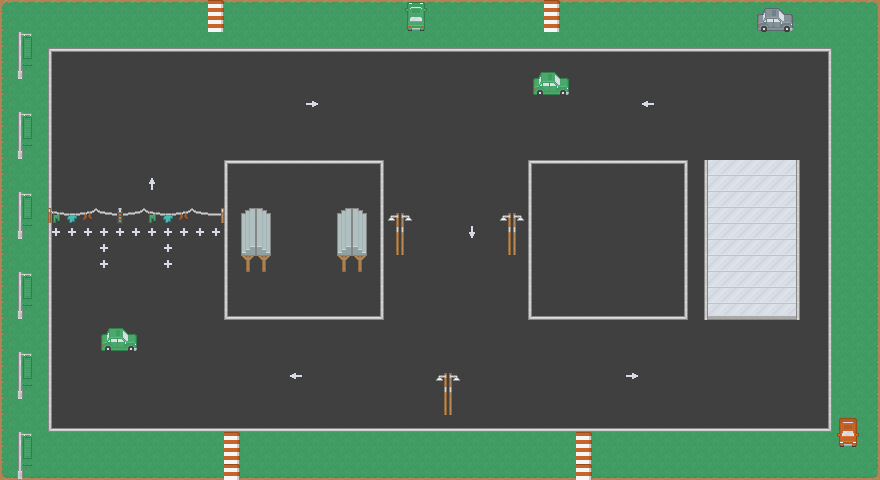

Below is a game level as drawn by its tile map, then a one-line description and the .tmx that defines it (tile-layer data replaced by summaries):
An orthogonal 55x30 tile map with 16x16 px tiles, 6 tile layers (ground, road, fance, on_finish, ...).

<map version="1.10" tiledversion="1.11.2" orientation="orthogonal" renderorder="right-down" width="55" height="30" tilewidth="16" tileheight="16" infinite="0" nextlayerid="9" nextobjectid="10">
 <tileset firstgid="1" source="road_tiles.tsx" />
 <layer id="1" name="ground" width="55" height="30">
  <data>[1650 cells, 474 non-empty, 9 distinct tile ids]</data>
 </layer>
 <layer id="2" name="road" width="55" height="30">
  <data>[1650 cells, 1176 non-empty, 6 distinct tile ids]</data>
 </layer>
 <layer id="3" name="fance" width="55" height="30">
  <data>[1650 cells, 290 non-empty, 31 distinct tile ids]</data>
 </layer>
 <layer id="4" name="on_finish" width="55" height="30">
  <data>[1650 cells, 103 non-empty, 28 distinct tile ids]</data>
 </layer>
 <layer id="6" name="finish" width="55" height="30">
  <data>[1650 cells, 4 non-empty, 4 distinct tile ids]</data>
 </layer>
 <layer id="7" name="collusion" width="55" height="30">
  <data>[1650 cells, 0 non-empty, 0 distinct tile ids]</data>
 </layer>
</map>
